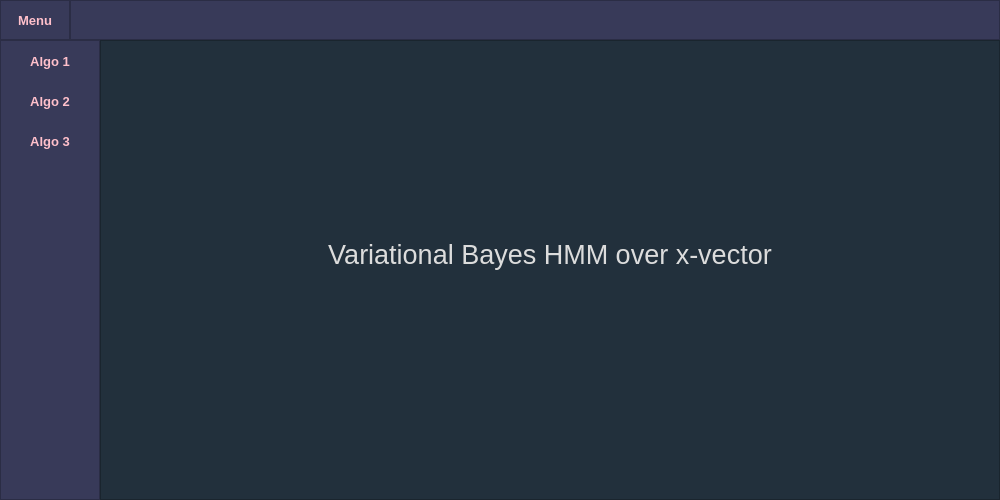
<?xml version="1.0" encoding="UTF-8"?>
<ui version="4.0">
 <class>MainWindow</class>
 <widget class="QMainWindow" name="MainWindow">
  <property name="geometry">
   <rect>
    <x>0</x>
    <y>0</y>
    <width>1000</width>
    <height>500</height>
   </rect>
  </property>
  <property name="minimumSize">
   <size>
    <width>1000</width>
    <height>500</height>
   </size>
  </property>
  <property name="windowTitle">
   <string>MainWindow</string>
  </property>
  <property name="styleSheet">
   <string notr="true">background-color: rgb(45, 45, 45);</string>
  </property>
  <widget class="QWidget" name="centralwidget">
   <layout class="QVBoxLayout" name="verticalLayout">
    <property name="spacing">
     <number>0</number>
    </property>
    <property name="leftMargin">
     <number>0</number>
    </property>
    <property name="topMargin">
     <number>0</number>
    </property>
    <property name="rightMargin">
     <number>0</number>
    </property>
    <property name="bottomMargin">
     <number>0</number>
    </property>
    <item>
     <widget class="QFrame" name="Top_Bar">
      <property name="maximumSize">
       <size>
        <width>16777215</width>
        <height>40</height>
       </size>
      </property>
      <property name="styleSheet">
       <string notr="true">background-color: rgb(56, 58, 89)</string>
      </property>
      <property name="frameShape">
       <enum>QFrame::NoFrame</enum>
      </property>
      <property name="frameShadow">
       <enum>QFrame::Raised</enum>
      </property>
      <layout class="QHBoxLayout" name="horizontalLayout">
       <property name="spacing">
        <number>0</number>
       </property>
       <property name="leftMargin">
        <number>0</number>
       </property>
       <property name="topMargin">
        <number>0</number>
       </property>
       <property name="rightMargin">
        <number>0</number>
       </property>
       <property name="bottomMargin">
        <number>0</number>
       </property>
       <item>
        <widget class="QFrame" name="frame_toggle">
         <property name="maximumSize">
          <size>
           <width>70</width>
           <height>40</height>
          </size>
         </property>
         <property name="styleSheet">
          <string notr="true"/>
         </property>
         <property name="frameShape">
          <enum>QFrame::StyledPanel</enum>
         </property>
         <property name="frameShadow">
          <enum>QFrame::Raised</enum>
         </property>
         <layout class="QVBoxLayout" name="verticalLayout_2">
          <property name="spacing">
           <number>0</number>
          </property>
          <property name="leftMargin">
           <number>0</number>
          </property>
          <property name="topMargin">
           <number>0</number>
          </property>
          <property name="rightMargin">
           <number>0</number>
          </property>
          <property name="bottomMargin">
           <number>0</number>
          </property>
          <item>
           <widget class="QPushButton" name="Btn_Toggle">
            <property name="sizePolicy">
             <sizepolicy hsizetype="Expanding" vsizetype="Expanding">
              <horstretch>0</horstretch>
              <verstretch>0</verstretch>
             </sizepolicy>
            </property>
            <property name="font">
             <font>
              <family>Segoe UI</family>
              <pointsize>10</pointsize>
              <weight>75</weight>
              <bold>true</bold>
             </font>
            </property>
            <property name="autoFillBackground">
             <bool>false</bool>
            </property>
            <property name="styleSheet">
             <string notr="true">color: #FFC0CB;
border: 0px solid;</string>
            </property>
            <property name="text">
             <string>Menu</string>
            </property>
            <property name="icon">
             <iconset resource="../Toggle_Burguer_Menu_Python_PySide2-master - Copy/icons.qrc">
              <normaloff>:/icons/icons/24x24/align-justify.svg</normaloff>:/icons/icons/24x24/align-justify.svg</iconset>
            </property>
            <property name="iconSize">
             <size>
              <width>24</width>
              <height>24</height>
             </size>
            </property>
           </widget>
          </item>
         </layout>
        </widget>
       </item>
       <item>
        <widget class="QFrame" name="frame_top">
         <property name="frameShape">
          <enum>QFrame::StyledPanel</enum>
         </property>
         <property name="frameShadow">
          <enum>QFrame::Raised</enum>
         </property>
        </widget>
       </item>
      </layout>
     </widget>
    </item>
    <item>
     <widget class="QFrame" name="Content">
      <property name="frameShape">
       <enum>QFrame::NoFrame</enum>
      </property>
      <property name="frameShadow">
       <enum>QFrame::Raised</enum>
      </property>
      <layout class="QHBoxLayout" name="horizontalLayout_2">
       <property name="spacing">
        <number>0</number>
       </property>
       <property name="leftMargin">
        <number>0</number>
       </property>
       <property name="topMargin">
        <number>0</number>
       </property>
       <property name="rightMargin">
        <number>0</number>
       </property>
       <property name="bottomMargin">
        <number>0</number>
       </property>
       <item>
        <widget class="QFrame" name="frame_left_menu">
         <property name="minimumSize">
          <size>
           <width>100</width>
           <height>0</height>
          </size>
         </property>
         <property name="maximumSize">
          <size>
           <width>100</width>
           <height>16777215</height>
          </size>
         </property>
         <property name="styleSheet">
          <string notr="true">background-color: rgb(56, 58, 89);</string>
         </property>
         <property name="frameShape">
          <enum>QFrame::StyledPanel</enum>
         </property>
         <property name="frameShadow">
          <enum>QFrame::Raised</enum>
         </property>
         <layout class="QVBoxLayout" name="verticalLayout_3">
          <property name="leftMargin">
           <number>0</number>
          </property>
          <property name="topMargin">
           <number>0</number>
          </property>
          <property name="rightMargin">
           <number>0</number>
          </property>
          <property name="bottomMargin">
           <number>0</number>
          </property>
          <item alignment="Qt::AlignTop">
           <widget class="QFrame" name="frame_top_menus">
            <property name="frameShape">
             <enum>QFrame::NoFrame</enum>
            </property>
            <property name="frameShadow">
             <enum>QFrame::Raised</enum>
            </property>
            <layout class="QVBoxLayout" name="verticalLayout_4">
             <property name="spacing">
              <number>0</number>
             </property>
             <property name="leftMargin">
              <number>0</number>
             </property>
             <property name="topMargin">
              <number>0</number>
             </property>
             <property name="rightMargin">
              <number>0</number>
             </property>
             <property name="bottomMargin">
              <number>0</number>
             </property>
             <item>
              <widget class="QPushButton" name="btn_page_1">
               <property name="minimumSize">
                <size>
                 <width>0</width>
                 <height>40</height>
                </size>
               </property>
               <property name="font">
                <font>
                 <family>Segoe UI</family>
                 <pointsize>10</pointsize>
                 <weight>75</weight>
                 <bold>true</bold>
                </font>
               </property>
               <property name="styleSheet">
                <string notr="true">QPushButton {
	color: #FFC0CB;
	background-color: rgb(56, 58, 89);
	border: 0px solid;
}
QPushButton:hover {
	background-color:#6272A4;
}</string>
               </property>
               <property name="text">
                <string>Algo 1</string>
               </property>
               <property name="icon">
                <iconset resource="../Toggle_Burguer_Menu_Python_PySide2-master - Copy/icons.qrc">
                 <normaloff>:/icons/icons/24x24/codesandbox.svg</normaloff>:/icons/icons/24x24/codesandbox.svg</iconset>
               </property>
               <property name="iconSize">
                <size>
                 <width>24</width>
                 <height>24</height>
                </size>
               </property>
              </widget>
             </item>
             <item>
              <widget class="QPushButton" name="btn_page_2">
               <property name="minimumSize">
                <size>
                 <width>0</width>
                 <height>40</height>
                </size>
               </property>
               <property name="font">
                <font>
                 <family>Segoe UI</family>
                 <pointsize>10</pointsize>
                 <weight>75</weight>
                 <bold>true</bold>
                </font>
               </property>
               <property name="styleSheet">
                <string notr="true">QPushButton {
	color: #FFC0CB;
	background-color: rgb(56, 58, 89);
	border: 0px solid;
}
QPushButton:hover {
	background-color:#6272A4;
}</string>
               </property>
               <property name="text">
                <string>Algo 2</string>
               </property>
               <property name="icon">
                <iconset resource="../Toggle_Burguer_Menu_Python_PySide2-master - Copy/icons.qrc">
                 <normaloff>:/icons/icons/24x24/codesandbox.svg</normaloff>:/icons/icons/24x24/codesandbox.svg</iconset>
               </property>
               <property name="iconSize">
                <size>
                 <width>24</width>
                 <height>24</height>
                </size>
               </property>
              </widget>
             </item>
             <item>
              <widget class="QPushButton" name="btn_page_3">
               <property name="minimumSize">
                <size>
                 <width>0</width>
                 <height>40</height>
                </size>
               </property>
               <property name="font">
                <font>
                 <family>Segoe UI</family>
                 <pointsize>10</pointsize>
                 <weight>75</weight>
                 <bold>true</bold>
                </font>
               </property>
               <property name="styleSheet">
                <string notr="true">QPushButton {
	color: #FFC0CB;
	background-color: rgb(56, 58, 89);
	border: 0px solid;
}
QPushButton:hover {
	background-color:#6272A4;
}</string>
               </property>
               <property name="text">
                <string>Algo 3</string>
               </property>
               <property name="icon">
                <iconset resource="../Toggle_Burguer_Menu_Python_PySide2-master - Copy/icons.qrc">
                 <normaloff>:/icons/icons/24x24/codesandbox.svg</normaloff>:/icons/icons/24x24/codesandbox.svg</iconset>
               </property>
               <property name="iconSize">
                <size>
                 <width>24</width>
                 <height>24</height>
                </size>
               </property>
              </widget>
             </item>
            </layout>
           </widget>
          </item>
         </layout>
        </widget>
       </item>
       <item>
        <widget class="QFrame" name="frame_pages">
         <property name="styleSheet">
          <string notr="true">background-color:rgb(34, 48, 60);	
color: rgb(220, 220, 220);</string>
         </property>
         <property name="frameShape">
          <enum>QFrame::StyledPanel</enum>
         </property>
         <property name="frameShadow">
          <enum>QFrame::Raised</enum>
         </property>
         <layout class="QVBoxLayout" name="verticalLayout_5">
          <item>
           <widget class="QStackedWidget" name="stackedWidget">
            <property name="styleSheet">
             <string notr="true">background-color:rgb(136, 153, 166);	
color: rgb(220, 220, 220);</string>
            </property>
            <property name="currentIndex">
             <number>2</number>
            </property>
            <widget class="QWidget" name="page_1">
             <property name="styleSheet">
              <string notr="true">background-color:rgb(136, 153, 166);	
color: rgb(220, 220, 220);</string>
             </property>
             <layout class="QVBoxLayout" name="verticalLayout_7">
              <property name="spacing">
               <number>0</number>
              </property>
              <property name="leftMargin">
               <number>0</number>
              </property>
              <property name="topMargin">
               <number>0</number>
              </property>
              <property name="rightMargin">
               <number>0</number>
              </property>
              <property name="bottomMargin">
               <number>0</number>
              </property>
              <item>
               <widget class="QLabel" name="label_1">
                <property name="font">
                 <font>
                  <pointsize>20</pointsize>
                 </font>
                </property>
                <property name="styleSheet">
                 <string notr="true">background-color:rgb(34, 48, 60);	
color: rgb(220, 220, 220);</string>
                </property>
                <property name="text">
                 <string>Unbounded Interleaved-state Recurrent Neural Networks (UIS-RNN)</string>
                </property>
                <property name="alignment">
                 <set>Qt::AlignCenter</set>
                </property>
               </widget>
              </item>
             </layout>
            </widget>
            <widget class="QWidget" name="page_2">
             <property name="styleSheet">
              <string notr="true">background-color:rgb(34, 48, 60);	
color: rgb(220, 220, 220);</string>
             </property>
             <layout class="QVBoxLayout" name="verticalLayout_6">
              <property name="spacing">
               <number>0</number>
              </property>
              <property name="leftMargin">
               <number>0</number>
              </property>
              <property name="topMargin">
               <number>0</number>
              </property>
              <property name="rightMargin">
               <number>0</number>
              </property>
              <property name="bottomMargin">
               <number>0</number>
              </property>
              <item>
               <widget class="QLabel" name="label_2">
                <property name="font">
                 <font>
                  <pointsize>20</pointsize>
                 </font>
                </property>
                <property name="styleSheet">
                 <string notr="true">background-color:rgb(34, 48, 60);	
color: rgb(220, 220, 220);</string>
                </property>
                <property name="text">
                 <string>LSTM-based d-vector audio embeddings </string>
                </property>
                <property name="alignment">
                 <set>Qt::AlignCenter</set>
                </property>
               </widget>
              </item>
             </layout>
            </widget>
            <widget class="QWidget" name="page_3">
             <property name="styleSheet">
              <string notr="true">background-color:rgb(34, 48, 60);	
color: rgb(220, 220, 220);</string>
             </property>
             <layout class="QVBoxLayout" name="verticalLayout_8">
              <property name="spacing">
               <number>0</number>
              </property>
              <property name="leftMargin">
               <number>0</number>
              </property>
              <property name="topMargin">
               <number>0</number>
              </property>
              <property name="rightMargin">
               <number>0</number>
              </property>
              <property name="bottomMargin">
               <number>0</number>
              </property>
              <item>
               <widget class="QLabel" name="label">
                <property name="font">
                 <font>
                  <pointsize>20</pointsize>
                 </font>
                </property>
                <property name="styleSheet">
                 <string notr="true">background-color:rgb(34, 48, 60);	
color: rgb(220, 220, 220);</string>
                </property>
                <property name="text">
                 <string>Variational Bayes HMM over x-vector
</string>
                </property>
                <property name="alignment">
                 <set>Qt::AlignCenter</set>
                </property>
               </widget>
              </item>
             </layout>
            </widget>
           </widget>
          </item>
         </layout>
        </widget>
       </item>
      </layout>
     </widget>
    </item>
   </layout>
  </widget>
 </widget>
 <resources>
  <include location="../Toggle_Burguer_Menu_Python_PySide2-master - Copy/icons.qrc"/>
 </resources>
 <connections/>
</ui>
